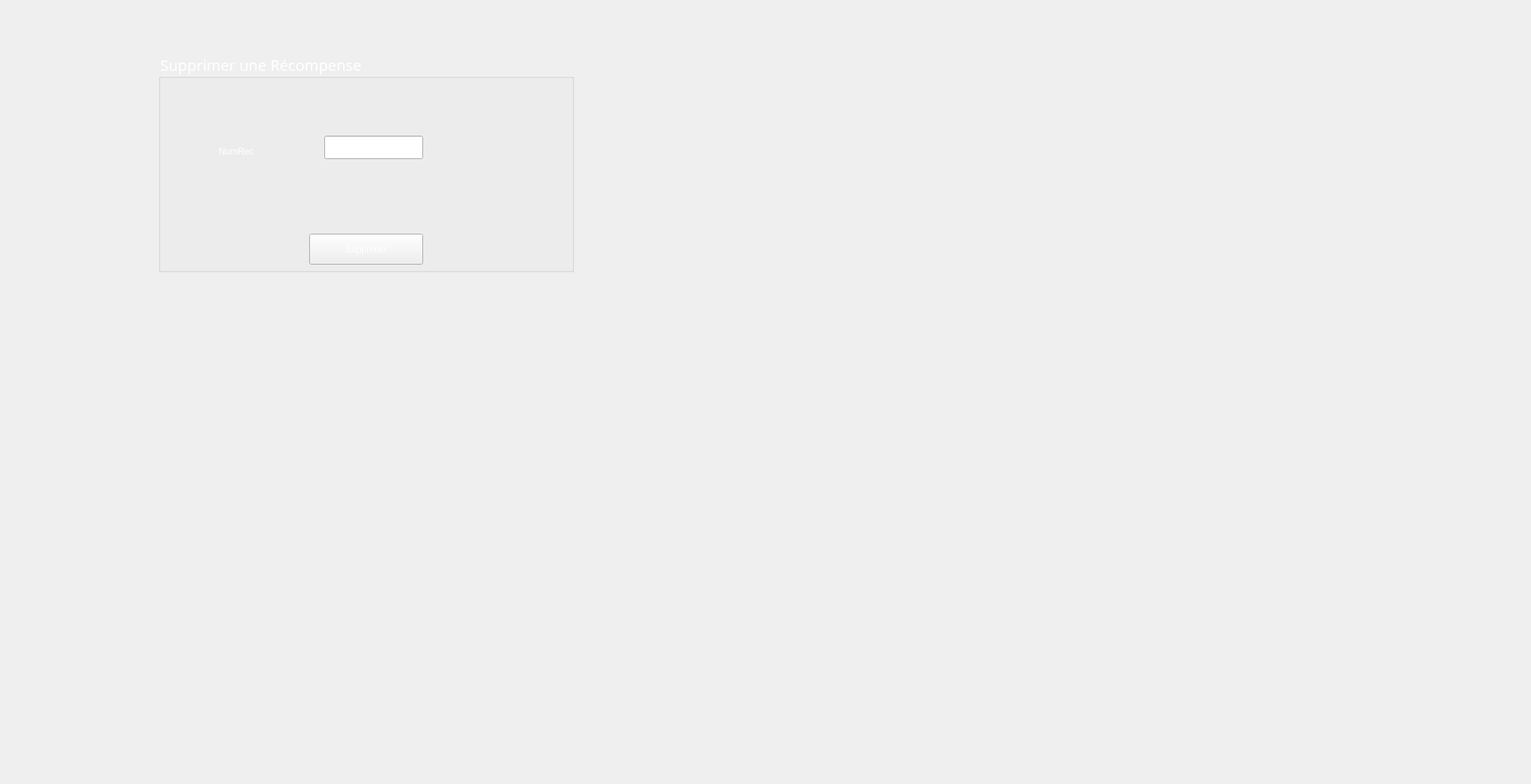
        <widget class="QWidget" name="supprimercong">
         <attribute name="title">
          <string>Supprimer</string>
         </attribute>
         <widget class="QLabel" name="label_photo_4">
          <property name="geometry">
           <rect>
            <x>-50</x>
            <y>-320</y>
            <width>2021</width>
            <height>1031</height>
           </rect>
          </property>
          <property name="text">
           <string/>
          </property>
          <property name="pixmap">
           <pixmap>../../smartshop2A18-gestion-employ-scong-s/cupcake-with-sparkler.jpg</pixmap>
          </property>
         </widget>
         <widget class="QGroupBox" name="groupBox_6">
          <property name="geometry">
           <rect>
            <x>210</x>
            <y>70</y>
            <width>551</width>
            <height>291</height>
           </rect>
          </property>
          <property name="font">
           <font>
            <family>Rockwell</family>
            <pointsize>15</pointsize>
            <weight>50</weight>
            <italic>false</italic>
            <bold>false</bold>
           </font>
          </property>
          <property name="layoutDirection">
           <enum>Qt::LeftToRight</enum>
          </property>
          <property name="styleSheet">
           <string notr="true">
color:rgb(255, 255, 255);</string>
          </property>
          <property name="title">
           <string>Supprimer une Récompense</string>
          </property>
          <widget class="QLabel" name="label_43">
           <property name="geometry">
            <rect>
             <x>168</x>
             <y>318</y>
             <width>2101</width>
             <height>2211</height>
            </rect>
           </property>
           <property name="text">
            <string/>
           </property>
           <property name="pixmap">
            <pixmap>../../smartshop2A18-gestion-employ-scong-s/Documents/temp/macaron.jpg</pixmap>
           </property>
          </widget>
          <widget class="QLabel" name="label_46">
           <property name="geometry">
            <rect>
             <x>-190</x>
             <y>50</y>
             <width>991</width>
             <height>481</height>
            </rect>
           </property>
           <property name="text">
            <string/>
           </property>
           <property name="pixmap">
            <pixmap>../../smartshop2A18-gestion-employ-scong-s/Documents/temp/154381946_1831634480335042_4446684979299693543_n.jpg</pixmap>
           </property>
          </widget>
          <widget class="QPushButton" name="pushButton">
           <property name="geometry">
            <rect>
             <x>200</x>
             <y>240</y>
             <width>151</width>
             <height>41</height>
            </rect>
           </property>
           <property name="text">
            <string>Supprimer</string>
           </property>
          </widget>
          <widget class="QLabel" name="label_37">
           <property name="geometry">
            <rect>
             <x>80</x>
             <y>110</y>
             <width>141</width>
             <height>41</height>
            </rect>
           </property>
           <property name="text">
            <string>NumRec</string>
           </property>
          </widget>
          <widget class="QLineEdit" name="lineEdit_11">
           <property name="geometry">
            <rect>
             <x>220</x>
             <y>110</y>
             <width>131</width>
             <height>31</height>
            </rect>
           </property>
           <property name="styleSheet">
            <string notr="true">color: rgb(0, 0, 255);</string>
           </property>
          </widget>
          <zorder>label_46</zorder>
          <zorder>label_43</zorder>
          <zorder>pushButton</zorder>
          <zorder>label_37</zorder>
          <zorder>lineEdit_11</zorder>
         </widget>
         <widget class="QLabel" name="label_47">
          <property name="geometry">
           <rect>
            <x>0</x>
            <y>0</y>
            <width>961</width>
            <height>521</height>
           </rect>
          </property>
          <property name="styleSheet">
           <string notr="true">background-image: url(:/13.jpg);</string>
          </property>
          <property name="text">
           <string/>
          </property>
         </widget>
         <zorder>label_47</zorder>
         <zorder>label_photo_4</zorder>
         <zorder>groupBox_6</zorder>
        </widget>
